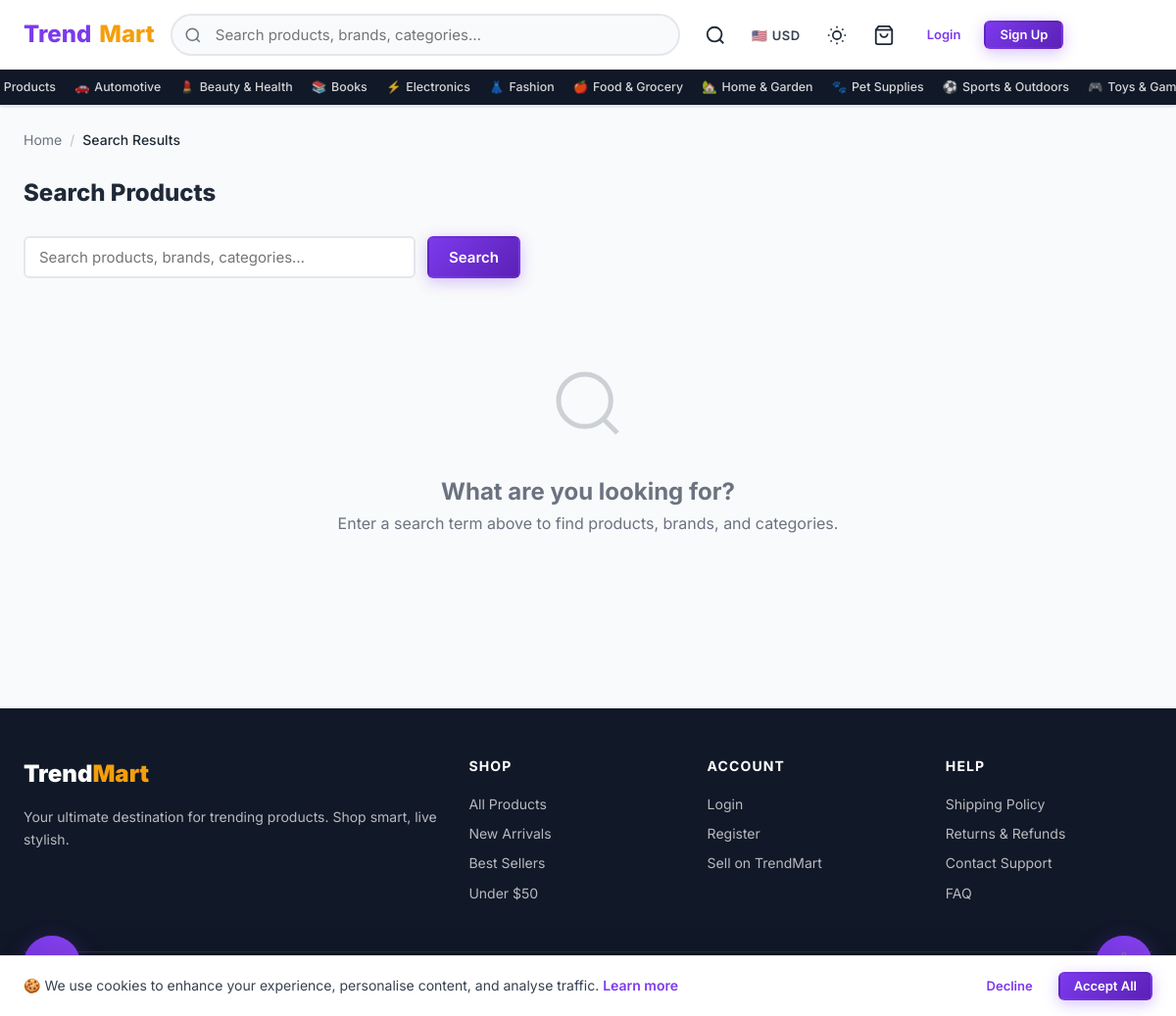
The app's page /search/ with its own data.
### shop/models.py (models this page shows, shortened)
class Category(models.Model):
    name = models.CharField(max_length=200)
    slug = models.SlugField(unique=True, blank=True)
    parent = models.ForeignKey(
        'self', null=True, blank=True, on_delete=models.CASCADE, related_name='children'
    )
    description = models.TextField(blank=True)
    icon = models.CharField(max_length=100, blank=True, help_text="Emoji or CSS icon class")
    image = models.ImageField(upload_to='categories/', blank=True, null=True)
    is_active = models.BooleanField(default=True)
    order = models.PositiveIntegerField(default=0)
    class Meta:
        verbose_name_plural = "Categories"
        ordering = ['order', 'name']

### shop/views.py (the view, shortened to what this page needs)
# urls.py: path('search/', views.search_view, name='search'),
def search_view(request):
    query = request.GET.get('q', '').strip()
    brand_filter = request.GET.get('brand', '')
    min_price = request.GET.get('min_price', '')
    max_price = request.GET.get('max_price', '')
    sort = request.GET.get('sort', 'relevance')
    products = Product.objects.none()
    brands = Brand.objects.filter(is_active=True)
    paginator = Paginator(products, 12)
    page = paginator.get_page(request.GET.get('page', 1))
    did_you_mean = ''
    return render(request, 'shop/search.html', {
        'query': query,
        'products': page,
        'result_count': paginator.count if query else 0,
        'brands': brands,
        'selected_brand': brand_filter,
        'min_price': min_price,
        'max_price': max_price,
        'sort': sort,
        'did_you_mean': did_you_mean,
    })

### shop/context_processors.py (called while the page is built)
def cart_context(request):
    cart_count = 0
    try:
        if request.user.is_authenticated:
            cart = Cart.objects.filter(user=request.user).first()
        else:
            session_key = request.session.session_key
            cart = Cart.objects.filter(session_key=session_key, user=None).first() if session_key else None
        if cart:
            cart_count = cart.get_item_count()
    except Exception:
        pass
    return {'cart_count': cart_count}

def site_context(request):
    root_categories = Category.objects.filter(parent=None, is_active=True).prefetch_related('children')
    return {
        'site_name': 'TrendMart',
        'site_tagline': 'Shop the Trend, Live the Style',
        'root_categories': root_categories,
    }

### templates/shop/search.html (shortened to what this page needs)
{% extends "shop/base.html" %}
{% block content %}
<div class="container" style="padding-top:1.5rem;padding-bottom:3rem">
  <nav class="breadcrumb" aria-label="Breadcrumb">
    <a href="{% url 'shop:home' %}">Home</a><span class="breadcrumb-sep" aria-hidden="true">/</span>
    <span class="breadcrumb-current">Search Results</span>
  </nav>
  <div class="search-header" style="margin-bottom:1.5rem">
    <h1 style="font-size:1.5rem;font-weight:800;color:var(--dark)">
      {% if query %}
        <span style="color:var(--text-light);font-weight:400;font-size:1rem">Results for</span>
        "{{ query }}"
      {% else %}
        Search Products
      {% endif %}
    </h1>
  </div>
  <div class="search-filter-bar" style="margin-bottom:1.5rem">
    <form action="{% url 'shop:search' %}" method="get" role="search" style="display:flex;gap:.75rem;flex-wrap:wrap">
      <input type="search" name="q" id="search-page-input" class="form-control" value="{{ query }}"
             placeholder="Search products, brands, categories…" style="max-width:400px"
             aria-label="Search products">
      <button type="submit" class="btn btn-primary">Search</button>
    </form>
  </div>
  {% if query %}
    {% if products %}
      <div class="product-grid" role="list" aria-label="Search results for {{ query }}">
        {% for product in products %}
          {% include "shop/includes/product_card.html" with product=product %}
        {% endfor %}
      </div>
    {% else %}
      {% if did_you_mean %}
      <div class="card" style="padding:1.25rem;margin-bottom:1.5rem;border-left:4px solid var(--primary);display:flex;align-items:center;gap:1rem;flex-wrap:wrap" role="status" aria-live="polite">
        <svg width="20" height="20" viewBox="0 0 24 24" fill="none" stroke="var(--primary)" stroke-width="2" aria-hidden="true"><circle cx="11" cy="11" r="8"/><path d="m21 21-4.35-4.35"/></svg>
        <div>
          <span style="color:var(--text-light);font-size:.9rem">No results for "<strong>{{ query }}</strong>". Did you mean:</span>
          <div style="display:flex;gap:.5rem;flex-wrap:wrap;margin-top:.375rem">
            {% for suggestion in did_you_mean %}
            <a href="{% url 'shop:search' %}?q={{ suggestion }}"
               class="btn btn-ghost" style="font-size:.875rem;padding:.35rem .875rem;font-weight:700;color:var(--primary)"
               aria-label="Search for {{ suggestion }} instead">
              {{ suggestion }}
            </a>
            {% endfor %}
          </div>
        </div>
      </div>
      {% endif %}
      <div class="empty-state" role="status">
        <svg viewBox="0 0 24 24" fill="none" stroke="currentColor" stroke-width="1.5" aria-hidden="true"><circle cx="11" cy="11" r="8"/><path d="m21 21-4.35-4.35"/></svg>
        <h2>No results for "{{ query }}"</h2>
        <p>Try a different search term or browse our categories.</p>
        <div style="display:flex;gap:.75rem;justify-content:center;flex-wrap:wrap">
          <a href="{% url 'shop:product_list' %}" class="btn btn-primary">Browse All Products</a>
          <a href="{% url 'shop:home' %}" class="btn btn-ghost">Go to Homepage</a>
        </div>
      </div>
    {% endif %}
  {% else %}
    <div class="empty-state" role="status">
      <svg viewBox="0 0 24 24" fill="none" stroke="currentColor" stroke-width="1.5" aria-hidden="true"><circle cx="11" cy="11" r="8"/><path d="m21 21-4.35-4.35"/></svg>
      <h2>What are you looking for?</h2>
      <p>Enter a search term above to find products, brands, and categories.</p>
    </div>
  {% endif %}
</div>
{% endblock %}

### templates/shop/base.html (shortened to what this page needs)
{% load static %}
<!DOCTYPE html>
<html lang="en">
<head>
  <link rel="stylesheet" href="{% static 'css/main.css' %}?v=21">
</head>
<body>
<header>
  <nav class="navbar" role="navigation" aria-label="Main navigation">
    <div class="navbar-inner">
      <a href="{% url 'shop:home' %}" class="navbar-brand" aria-label="TrendMart Home">
        Trend<span>Mart</span>
      </a>
      <div class="navbar-search" id="navbar-search" role="search">
        <form action="{% url 'shop:search' %}" method="get">
          <input type="search" name="q" id="search-input" value="{{ request.GET.q }}"
                 placeholder="Search products, brands, categories…"
                 autocomplete="off" aria-label="Search products">
        </form>
      </div>
      <div class="navbar-actions">
        <button id="mobile-search-btn" class="nav-icon-btn" aria-label="Search" aria-expanded="false">
          <svg viewBox="0 0 24 24" fill="none" stroke="currentColor" stroke-width="2"><circle cx="11" cy="11" r="8"/><path d="m21 21-4.35-4.35"/></svg>
        </button>
        <div class="currency-selector" title="Select currency">
          <button class="currency-btn" id="currency-btn" aria-label="Currency selector" aria-haspopup="listbox">
            <span id="currency-flag">🇺🇸</span>
            <span id="currency-code">USD</span>
          </button>
        </div>
        <button id="dark-mode-toggle" class="dark-mode-btn" aria-label="Toggle dark mode" aria-pressed="false" title="Toggle dark mode">
        </button>
        <a href="{% url 'shop:cart' %}" class="nav-icon-btn" id="nav-cart-btn" aria-label="Cart ({{ cart_count }} items)">
          <svg viewBox="0 0 24 24" fill="none" stroke="currentColor" stroke-width="2" aria-hidden="true"><path d="M6 2L3 6v14a2 2 0 002 2h14a2 2 0 002-2V6l-3-4z"/><line x1="3" y1="6" x2="21" y2="6"/><path d="M16 10a4 4 0 01-8 0"/></svg>
        </a>
        {% if user.is_authenticated %}
          <div class="nav-bell-wrap">
            <a href="{% url 'shop:notification_list' %}" class="nav-icon-btn" id="notif-bell-btn" aria-label="Notifications">
              <svg viewBox="0 0 24 24" fill="none" stroke="currentColor" stroke-width="2" aria-hidden="true"><path d="M18 8A6 6 0 006 8c0 7-3 9-3 9h18s-3-2-3-9"/><path d="M13.73 21a2 2 0 01-3.46 0"/></svg>
            </a>
            <span class="nav-bell-badge" id="notif-badge" aria-live="polite" aria-label="Unread notifications"></span>
          </div>
          <a href="{% url 'shop:wishlist' %}" class="nav-icon-btn" aria-label="Wishlist">
            <svg viewBox="0 0 24 24" fill="none" stroke="currentColor" stroke-width="2" aria-hidden="true"><path d="M20.84 4.61a5.5 5.5 0 00-7.78 0L12 5.67l-1.06-1.06a5.5 5.5 0 00-7.78 7.78L12 21.23l8.84-8.84a5.5 5.5 0 000-7.78z"/></svg>
          </a>
          <div class="user-menu">
            <button class="user-menu-toggle" data-dropdown="user-menu-dropdown"
                    aria-haspopup="true" aria-expanded="false" aria-controls="user-menu-dropdown">
              <div class="user-avatar-sm" aria-hidden="true">{{ user.first_name|first|upper|default:user.username|first|upper }}</div>
              <span>{{ user.first_name|default:user.username }}</span>
              <svg width="12" height="12" viewBox="0 0 12 12" aria-hidden="true"><path fill="currentColor" d="M6 8L1 3h10z"/></svg>
            </button>
            <div id="user-menu-dropdown" class="dropdown-menu" role="menu">
              <a href="{% url 'shop:dashboard' %}" class="dropdown-item" role="menuitem">
                <svg width="16" height="16" viewBox="0 0 24 24" fill="none" stroke="currentColor" stroke-width="2" aria-hidden="true"><rect x="3" y="3" width="7" height="7"/><rect x="14" y="3" width="7" height="7"/><rect x="14" y="14" width="7" height="7"/><rect x="3" y="14" width="7" height="7"/></svg>
                Dashboard
              </a>
              <a href="{% url 'shop:profile' %}" class="dropdown-item" role="menuitem">
                <svg width="16" height="16" viewBox="0 0 24 24" fill="none" stroke="currentColor" stroke-width="2" aria-hidden="true"><path d="M20 21v-2a4 4 0 00-4-4H8a4 4 0 00-4 4v2"/><circle cx="12" cy="7" r="4"/></svg>
                Profile
              </a>
              <a href="{% url 'shop:order_list' %}" class="dropdown-item" role="menuitem">
                <svg width="16" height="16" viewBox="0 0 24 24" fill="none" stroke="currentColor" stroke-width="2" aria-hidden="true"><path d="M14 2H6a2 2 0 00-2 2v16a2 2 0 002 2h12a2 2 0 002-2V8z"/><polyline points="14 2 14 8 20 8"/></svg>
                My Orders
              </a>
              {% if user.is_staff or user.profile.role == 'admin' %}
              <div class="dropdown-divider" role="separator"></div>
              <a href="{% url 'shop:admin_dashboard' %}" class="dropdown-item" role="menuitem">
                <svg width="16" height="16" viewBox="0 0 24 24" fill="none" stroke="currentColor" stroke-width="2" aria-hidden="true"><circle cx="12" cy="12" r="3"/><path d="M19.07 4.93l-1.41 1.41M5.34 17.66l-1.41 1.41M19.07 19.07l-1.41-1.41M5.34 6.34L3.93 4.93"/></svg>
                Admin Panel
              </a>
              {% endif %}
              <div class="dropdown-divider" role="separator"></div>
              <a href="{% url 'shop:logout' %}" class="dropdown-item" role="menuitem" style="color:var(--error)">
                <svg width="16" height="16" viewBox="0 0 24 24" fill="none" stroke="currentColor" stroke-width="2" aria-hidden="true"><path d="M9 21H5a2 2 0 01-2-2V5a2 2 0 012-2h4"/><polyline points="16 17 21 12 16 7"/><line x1="21" y1="12" x2="9" y2="12"/></svg>
                Logout
              </a>
            </div>
          </div>
        {% else %}
          <a href="{% url 'shop:login' %}" class="btn btn-ghost btn-sm">Login</a>
          <a href="{% url 'shop:register' %}" class="btn btn-primary btn-sm">Sign Up</a>
        {% endif %}
      </div>
    </div>
    <div class="nav-categories" role="navigation" aria-label="Category navigation">
      <div class="nav-categories-inner">
        <a href="{% url 'shop:product_list' %}" class="nav-cat-link">All Products</a>
        {% for cat in root_categories %}
          <a href="{% url 'shop:category' cat.slug %}" class="nav-cat-link">
            {% if cat.icon %}<span aria-hidden="true">{{ cat.icon }}</span>{% endif %}
            {{ cat.name }}
          </a>
        {% endfor %}
      </div>
    </div>
  </nav>
</header>
<main id="main-content" tabindex="-1">
  {% block content %}{% endblock %}
</main>
<footer class="footer" role="contentinfo">
  <div class="container">
    <div class="footer-grid">
      <div>
        <div class="footer-brand">Trend<span>Mart</span></div>
        <p class="footer-desc">Your ultimate destination for trending products. Shop smart, live stylish.</p>
      </div>
      <div>
        <div class="footer-col-title">Shop</div>
        <a href="{% url 'shop:product_list' %}" class="footer-link">All Products</a>
        <a href="{% url 'shop:product_list' %}?sort=newest" class="footer-link">New Arrivals</a>
        <a href="{% url 'shop:product_list' %}?sort=popular" class="footer-link">Best Sellers</a>
        <a href="{% url 'shop:product_list' %}?min_price=0&max_price=50" class="footer-link">Under $50</a>
      </div>
      <div>
        <div class="footer-col-title">Account</div>
        {% if user.is_authenticated %}
          <a href="{% url 'shop:dashboard' %}" class="footer-link">Dashboard</a>
          <a href="{% url 'shop:order_list' %}" class="footer-link">My Orders</a>
          <a href="{% url 'shop:wishlist' %}" class="footer-link">Wishlist</a>
          <a href="{% url 'shop:profile' %}" class="footer-link">Edit Profile</a>
        {% else %}
          <a href="{% url 'shop:login' %}" class="footer-link">Login</a>
          <a href="{% url 'shop:register' %}" class="footer-link">Register</a>
          <a href="{% url 'shop:register' %}?role=retailer" class="footer-link">Sell on TrendMart</a>
        {% endif %}
      </div>
      <div>
        <div class="footer-col-title">Help</div>
        <a href="{% url 'shop:shipping_policy' %}" class="footer-link">Shipping Policy</a>
        <a href="{% url 'shop:returns_refunds' %}" class="footer-link">Returns &amp; Refunds</a>
        <a href="{% url 'shop:contact_support' %}" class="footer-link">Contact Support</a>
        <a href="{% url 'shop:faq' %}" class="footer-link">FAQ</a>
      </div>
    </div>
    <div class="footer-bottom">
      <span>&copy; 2026 TrendMart. Developed by George Papasotiriou. All rights reserved.</span>
      <span>Made with ❤️ for great shopping experiences</span>
    </div>
  </div>
</footer>
<div class="ai-chat-widget" role="complementary" aria-label="AI Shopping Assistant">
  <button id="ai-chat-trigger" class="ai-chat-trigger" aria-expanded="false" aria-controls="ai-chat-panel" aria-label="Open AI shopping assistant">
  </button>
</div>
<div class="a11y-hub" id="a11y-hub" role="region" aria-label="Accessibility tools">
  <button class="a11y-main-btn" id="a11y-main-btn" aria-label="Toggle accessibility menu" aria-expanded="false" aria-controls="a11y-options">
  </button>
</div>
<div id="cookie-banner" class="cookie-banner" role="dialog" aria-label="Cookie consent" aria-live="polite">
  <p class="cookie-banner-text">
    🍪 We use cookies to enhance your experience, personalise content, and analyse traffic.
    <a href="#" style="color:var(--primary);font-weight:600">Learn more</a>
  </p>
  <div class="cookie-banner-actions">
    <button id="cookie-decline" class="btn btn-ghost btn-sm">Decline</button>
    <button id="cookie-accept" class="btn btn-primary btn-sm">Accept All</button>
  </div>
</div>
</body>
</html>

### records on screen
Category: icon "🚗", name "Automotive"
Category: icon "💄", name "Beauty & Health"
Category: icon "📚", name "Books"
Category: icon "⚡", name "Electronics"
Category: icon "👗", name "Fashion"
Category: icon "🍎", name "Food & Grocery"
Category: icon "🏡", name "Home & Garden"
Category: icon "🐾", name "Pet Supplies"
Category: icon "⚽", name "Sports & Outdoors"
Category: icon "🎮", name "Toys &…"
